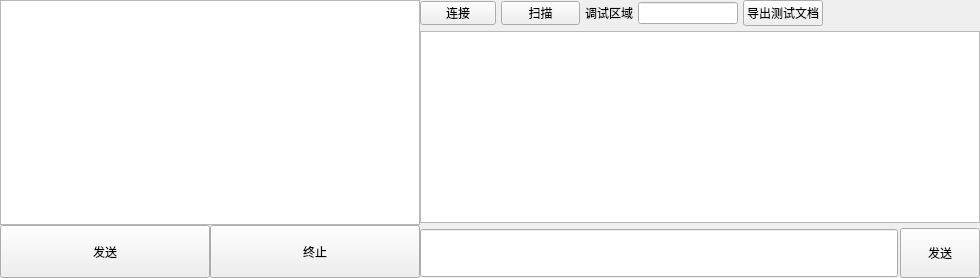
     <widget class="QWidget" name="page">
      <property name="font">
       <font>
        <pointsize>9</pointsize>
       </font>
      </property>
      <layout class="QGridLayout" name="gridLayout_5">
       <property name="leftMargin">
        <number>0</number>
       </property>
       <property name="topMargin">
        <number>0</number>
       </property>
       <property name="rightMargin">
        <number>0</number>
       </property>
       <property name="bottomMargin">
        <number>0</number>
       </property>
       <property name="spacing">
        <number>0</number>
       </property>
       <item row="0" column="0">
        <layout class="QGridLayout" name="gridLayout_6">
         <item row="0" column="0">
          <layout class="QGridLayout" name="gridLayout_9">
           <property name="horizontalSpacing">
            <number>0</number>
           </property>
           <item row="1" column="0">
            <widget class="QPushButton" name="MCU_button_send">
             <property name="minimumSize">
              <size>
               <width>0</width>
               <height>53</height>
              </size>
             </property>
             <property name="text">
              <string>发送</string>
             </property>
            </widget>
           </item>
           <item row="1" column="1">
            <widget class="QPushButton" name="MCU_button_stop">
             <property name="minimumSize">
              <size>
               <width>0</width>
               <height>53</height>
              </size>
             </property>
             <property name="text">
              <string>终止</string>
             </property>
            </widget>
           </item>
           <item row="0" column="0" colspan="2">
            <widget class="QListWidget" name="MCU_list_test">
             <property name="minimumSize">
              <size>
               <width>420</width>
               <height>0</height>
              </size>
             </property>
             <property name="maximumSize">
              <size>
               <width>480</width>
               <height>16777215</height>
              </size>
             </property>
            </widget>
           </item>
          </layout>
         </item>
         <item row="0" column="1">
          <layout class="QVBoxLayout" name="verticalLayout_7">
           <property name="spacing">
            <number>5</number>
           </property>
           <item>
            <layout class="QHBoxLayout" name="horizontalLayout_3">
             <item>
              <widget class="QPushButton" name="button_mcu_connect">
               <property name="maximumSize">
                <size>
                 <width>76</width>
                 <height>24</height>
                </size>
               </property>
               <property name="text">
                <string>连接</string>
               </property>
              </widget>
             </item>
             <item>
              <widget class="QPushButton" name="button_mcu_scan">
               <property name="maximumSize">
                <size>
                 <width>79</width>
                 <height>24</height>
                </size>
               </property>
               <property name="text">
                <string>扫描</string>
               </property>
              </widget>
             </item>
             <item>
              <widget class="QLabel" name="label_4">
               <property name="toolTip">
                <string>&lt;html&gt;&lt;head/&gt;&lt;body&gt;&lt;p&gt;输入框用来控制连接和扫描时，SPI请求MCU时的写时序和回读MCU的读时序间隔，防止时间过短导致MCU无法及时响应&lt;/p&gt;&lt;/body&gt;&lt;/html&gt;</string>
               </property>
               <property name="text">
                <string>调试区域</string>
               </property>
              </widget>
             </item>
             <item>
              <widget class="QLineEdit" name="line_test_interval">
               <property name="maximumSize">
                <size>
                 <width>100</width>
                 <height>16777215</height>
                </size>
               </property>
              </widget>
             </item>
             <item>
              <widget class="QPushButton" name="button_mcu_export_pdf">
               <property name="text">
                <string>导出测试文档</string>
               </property>
              </widget>
             </item>
             <item>
              <spacer name="horizontalSpacer">
               <property name="orientation">
                <enum>Qt::Orientation::Horizontal</enum>
               </property>
               <property name="sizeHint" stdset="0">
                <size>
                 <width>40</width>
                 <height>20</height>
                </size>
               </property>
              </spacer>
             </item>
            </layout>
           </item>
           <item>
            <widget class="QListWidget" name="MCU_list_case">
             <property name="minimumSize">
              <size>
               <width>560</width>
               <height>0</height>
              </size>
             </property>
            </widget>
           </item>
           <item>
            <layout class="QHBoxLayout" name="horizontalLayout_14">
             <property name="spacing">
              <number>2</number>
             </property>
             <item>
              <widget class="QLineEdit" name="MCU_line_test">
               <property name="minimumSize">
                <size>
                 <width>0</width>
                 <height>48</height>
                </size>
               </property>
               <property name="font">
                <font>
                 <pointsize>14</pointsize>
                </font>
               </property>
              </widget>
             </item>
             <item>
              <widget class="QPushButton" name="MCU_button_test">
               <property name="minimumSize">
                <size>
                 <width>0</width>
                 <height>50</height>
                </size>
               </property>
               <property name="text">
                <string>发送</string>
               </property>
              </widget>
             </item>
            </layout>
           </item>
          </layout>
         </item>
        </layout>
       </item>
      </layout>
     </widget>
